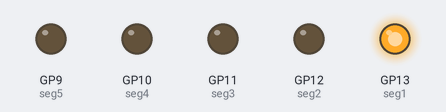
Bench run of a program on a simulated Raspberry Pi Pico running MicroPython. On the bench: output pins drawn as LEDs (lit = HIGH). At 5.0 s the program stops and its outputs stay as they are.

Above: at 0.1 s.
At 1.1 s:
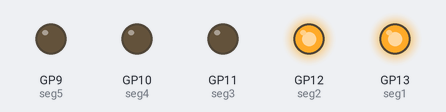
At 2.1 s:
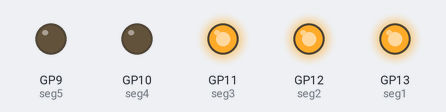
At 3.1 s:
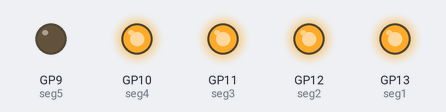
At 4.1 s:
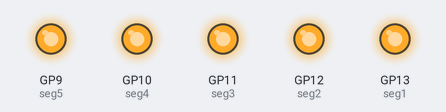
At 5.1 s:
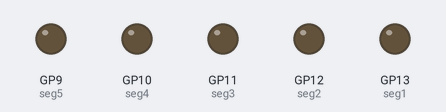
Timing chart, 0 to 6.5 s (numbered marks = the images above):
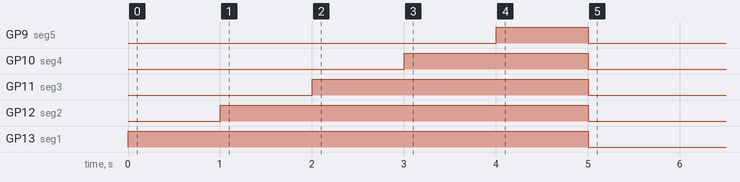

Measured:
- by itself, GP9 (seg5): LOW → HIGH at 4.0 s, → LOW 1.0 s later
- by itself, GP10 (seg4): LOW → HIGH at 3.0 s, → LOW 2.0 s later
- by itself, GP11 (seg3): LOW → HIGH at 2.0 s, → LOW 3.0 s later
- by itself, GP12 (seg2): LOW → HIGH at 1.0 s, → LOW 4.0 s later
- by itself, GP13 (seg1): LOW → HIGH at 0.00 s, → LOW 5.0 s later

The program:

segmentList.py
```python
from machine import Pin
import time

# Set up the LEDs as segments

seg1 = Pin(13, Pin.OUT)
seg2 = Pin(12, Pin.OUT)
seg3 = Pin(11, Pin.OUT)
seg4 = Pin(10, Pin.OUT)
seg5 = Pin(9, Pin.OUT)

# Create array of segments

segments = [seg1, seg2, seg3, seg4, seg5]

# Turn on all LEDs with 1 second delay

for led in segments:

    led.value(1)
    time.sleep(1)

# Turn off all LEDs at same time

for led in segments:
    led.value(0)
```
